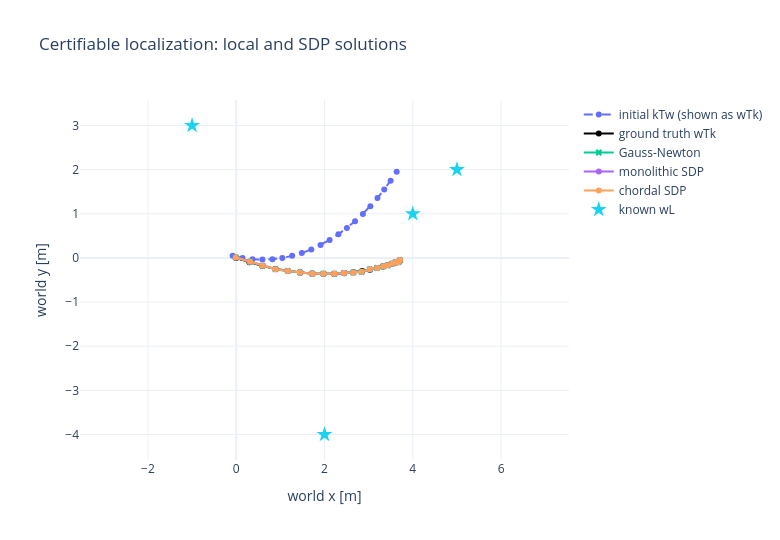

Source (notebook cell):
### Markdown cell above
## Compare all results in the world frame

Every optimized state is $kTw$. We invert it before plotting so all trajectories and landmarks are expressed in the world frame.

### Code cell
def world_translations(kTws):
    return np.vstack([
        kTws.atPose3(k).inverse().translation() for k in pose_keys
    ])

ground_truth_wPs = np.vstack([
    dataset_values.atPose3(k).translation() for k in pose_keys
])
initial_wPs = world_translations(initial_kTws)
gauss_newton_wPs = world_translations(gauss_newton_kTws)
wLs = np.vstack([dataset_values.atPoint3(l) for l in landmark_keys])

fig = go.Figure()
fig.add_scatter(
    x=initial_wPs[:, 0], y=initial_wPs[:, 1], mode="lines+markers",
    line={"dash": "dash"}, name="initial kTw (shown as wTk)",
)
fig.add_scatter(
    x=ground_truth_wPs[:, 0], y=ground_truth_wPs[:, 1],
    mode="lines+markers", line={"color": "black"}, name="ground truth wTk",
)
fig.add_scatter(
    x=gauss_newton_wPs[:, 0], y=gauss_newton_wPs[:, 1],
    mode="lines+markers", marker={"symbol": "x"}, name="Gauss-Newton",
)
for name, recovered_kTws in sdp_results_kTws.items():
    recovered_wPs = world_translations(recovered_kTws)
    fig.add_scatter(
        x=recovered_wPs[:, 0], y=recovered_wPs[:, 1],
        mode="lines+markers", name=name,
    )
fig.add_scatter(
    x=wLs[:, 0], y=wLs[:, 1], mode="markers",
    marker={"symbol": "star", "size": 12}, name="known wL",
)
fig.update_layout(
    title="Certifiable localization: local and SDP solutions",
    xaxis_title="world x [m]", yaxis_title="world y [m]",
    template="plotly_white", width=780, height=540,
)
fig.update_yaxes(scaleanchor="x", scaleratio=1)
fig.show()

### Figure 1 — Plotly figure (JSON) as saved in the notebook; plotly's stock layout.template omitted (floating-point values rounded to 4 significant figures)
{"data": [{"line": {"dash": "dash"}, "mode": "lines+markers", "name": "initial kTw (shown as wTk)", "type": "scatter", "x": [-0.0802, 0.1431, 0.3683, 0.5942, 0.8199, 1.044, 1.267, 1.486, 1.701, 1.912, 2.116, 2.315, 2.507, 2.692, 2.869, 3.039, 3.2, 3.353, 3.498, 3.635], "y": [0.0498, 0.00107, -0.02812, -0.03786, -0.02837, 1.86e-05, 0.04686, 0.1116, 0.1935, 0.2919, 0.4059, 0.5344, 0.6765, 0.831, 0.9968, 1.173, 1.357, 1.549, 1.747, 1.95]}, {"line": {"color": "black"}, "mode": "lines+markers", "name": "ground truth wTk", "type": "scatter", "x": [0.0, 0.3, 0.5973, 0.89, 1.176, 1.454, 1.721, 1.977, 2.219, 2.446, 2.658, 2.852, 3.028, 3.184, 3.322, 3.439, 3.537, 3.614, 3.671, 3.709], "y": [0.0, -0.1, -0.1825, -0.248, -0.2976, -0.3321, -0.3528, -0.3609, -0.3578, -0.345, -0.3242, -0.2971, -0.2654, -0.2309, -0.1955, -0.161, -0.1292, -0.102, -0.08108, -0.06817]}, {"marker": {"symbol": "x"}, "mode": "lines+markers", "name": "Gauss-Newton", "type": "scatter", "x": [-0.009694, 0.3146, 0.5982, 0.8888, 1.169, 1.443, 1.725, 1.975, 2.223, 2.441, 2.652, 2.841, 3.025, 3.194, 3.33, 3.432, 3.531, 3.613, 3.678, 3.711], "y": [0.01132, -0.08694, -0.178, -0.2556, -0.2939, -0.329, -0.3556, -0.3569, -0.3595, -0.3397, -0.3291, -0.3142, -0.259, -0.2272, -0.1886, -0.1669, -0.1311, -0.0938, -0.09624, -0.0494]}, {"mode": "lines+markers", "name": "monolithic SDP", "type": "scatter", "x": [-0.009694, 0.3146, 0.5982, 0.8888, 1.169, 1.443, 1.725, 1.975, 2.223, 2.441, 2.652, 2.841, 3.025, 3.194, 3.33, 3.432, 3.531, 3.613, 3.678, 3.711], "y": [0.01132, -0.08694, -0.178, -0.2556, -0.2939, -0.329, -0.3556, -0.3569, -0.3595, -0.3397, -0.3291, -0.3142, -0.259, -0.2272, -0.1886, -0.1669, -0.1311, -0.0938, -0.09624, -0.0494]}, {"mode": "lines+markers", "name": "chordal SDP", "type": "scatter", "x": [-0.009698, 0.3146, 0.5982, 0.8888, 1.169, 1.443, 1.725, 1.975, 2.223, 2.441, 2.652, 2.841, 3.025, 3.194, 3.33, 3.432, 3.531, 3.613, 3.678, 3.711], "y": [0.01132, -0.08693, -0.178, -0.2556, -0.2939, -0.329, -0.3556, -0.3569, -0.3595, -0.3397, -0.3291, -0.3142, -0.259, -0.2272, -0.1886, -0.1669, -0.1311, -0.09379, -0.09623, -0.0494]}, {"marker": {"size": 12, "symbol": "star"}, "mode": "markers", "name": "known wL", "type": "scatter", "x": [4.0, -1.0, 2.0, 5.0], "y": [1.0, 3.0, -4.0, 2.0]}], "layout": {"height": 540, "title": {"text": "Certifiable localization: local and SDP solutions"}, "width": 780, "xaxis": {"title": {"text": "world x [m]"}}, "yaxis": {"scaleanchor": "x", "scaleratio": 1, "title": {"text": "world y [m]"}}}}
